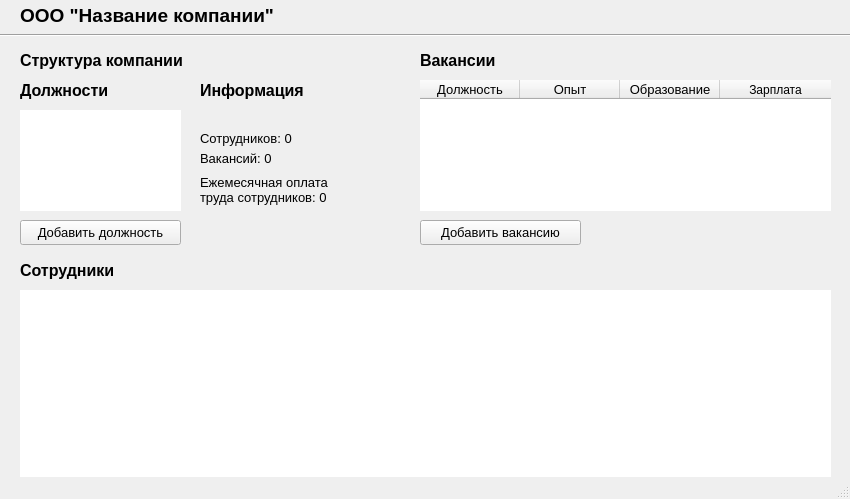
<?xml version="1.0" encoding="UTF-8"?>
<ui version="4.0">
 <class>MainWindow</class>
 <widget class="QMainWindow" name="MainWindow">
  <property name="geometry">
   <rect>
    <x>0</x>
    <y>0</y>
    <width>850</width>
    <height>499</height>
   </rect>
  </property>
  <property name="windowTitle">
   <string>MainWindow</string>
  </property>
  <widget class="QWidget" name="centralwidget">
   <widget class="QTableWidget" name="Employee_tableWidget">
    <property name="geometry">
     <rect>
      <x>20</x>
      <y>290</y>
      <width>811</width>
      <height>191</height>
     </rect>
    </property>
    <property name="font">
     <font>
      <family>Arial</family>
      <pointsize>10</pointsize>
     </font>
    </property>
    <property name="frameShape">
     <enum>QFrame::NoFrame</enum>
    </property>
    <property name="editTriggers">
     <set>QAbstractItemView::NoEditTriggers</set>
    </property>
    <property name="sortingEnabled">
     <bool>true</bool>
    </property>
    <property name="rowCount">
     <number>0</number>
    </property>
    <property name="columnCount">
     <number>6</number>
    </property>
    <attribute name="horizontalHeaderVisible">
     <bool>false</bool>
    </attribute>
    <attribute name="horizontalHeaderCascadingSectionResizes">
     <bool>true</bool>
    </attribute>
    <attribute name="horizontalHeaderDefaultSectionSize">
     <number>130</number>
    </attribute>
    <attribute name="horizontalHeaderHighlightSections">
     <bool>false</bool>
    </attribute>
    <attribute name="horizontalHeaderShowSortIndicator" stdset="0">
     <bool>false</bool>
    </attribute>
    <attribute name="horizontalHeaderStretchLastSection">
     <bool>true</bool>
    </attribute>
    <attribute name="verticalHeaderVisible">
     <bool>false</bool>
    </attribute>
    <attribute name="verticalHeaderCascadingSectionResizes">
     <bool>true</bool>
    </attribute>
    <attribute name="verticalHeaderHighlightSections">
     <bool>false</bool>
    </attribute>
    <column>
     <property name="text">
      <string>ФИО</string>
     </property>
    </column>
    <column>
     <property name="text">
      <string>Возраст</string>
     </property>
    </column>
    <column>
     <property name="text">
      <string>Должность</string>
     </property>
    </column>
    <column>
     <property name="text">
      <string>Образование</string>
     </property>
    </column>
    <column>
     <property name="text">
      <string>Опыт работы</string>
     </property>
    </column>
    <column>
     <property name="text">
      <string>Начало работы</string>
     </property>
    </column>
   </widget>
   <widget class="QLabel" name="cmp_name_label">
    <property name="geometry">
     <rect>
      <x>20</x>
      <y>0</y>
      <width>851</width>
      <height>31</height>
     </rect>
    </property>
    <property name="font">
     <font>
      <family>Arial</family>
      <pointsize>14</pointsize>
      <bold>true</bold>
     </font>
    </property>
    <property name="text">
     <string>ООО &quot;Название компании&quot;</string>
    </property>
   </widget>
   <widget class="QTableWidget" name="vac_tableWidget">
    <property name="geometry">
     <rect>
      <x>420</x>
      <y>80</y>
      <width>411</width>
      <height>131</height>
     </rect>
    </property>
    <property name="frameShape">
     <enum>QFrame::NoFrame</enum>
    </property>
    <property name="editTriggers">
     <set>QAbstractItemView::NoEditTriggers</set>
    </property>
    <property name="columnCount">
     <number>4</number>
    </property>
    <attribute name="horizontalHeaderCascadingSectionResizes">
     <bool>true</bool>
    </attribute>
    <attribute name="horizontalHeaderHighlightSections">
     <bool>false</bool>
    </attribute>
    <attribute name="horizontalHeaderShowSortIndicator" stdset="0">
     <bool>false</bool>
    </attribute>
    <attribute name="horizontalHeaderStretchLastSection">
     <bool>true</bool>
    </attribute>
    <attribute name="verticalHeaderVisible">
     <bool>false</bool>
    </attribute>
    <attribute name="verticalHeaderHighlightSections">
     <bool>false</bool>
    </attribute>
    <column>
     <property name="text">
      <string>Должность</string>
     </property>
     <property name="font">
      <font>
       <pointsize>10</pointsize>
      </font>
     </property>
    </column>
    <column>
     <property name="text">
      <string>Опыт</string>
     </property>
     <property name="font">
      <font>
       <pointsize>10</pointsize>
      </font>
     </property>
    </column>
    <column>
     <property name="text">
      <string>Образование</string>
     </property>
     <property name="font">
      <font>
       <pointsize>10</pointsize>
      </font>
     </property>
    </column>
    <column>
     <property name="text">
      <string>Зарплата</string>
     </property>
    </column>
   </widget>
   <widget class="QListWidget" name="poses_listWidget">
    <property name="geometry">
     <rect>
      <x>20</x>
      <y>110</y>
      <width>161</width>
      <height>101</height>
     </rect>
    </property>
    <property name="font">
     <font>
      <family>Arial</family>
      <pointsize>11</pointsize>
     </font>
    </property>
    <property name="contextMenuPolicy">
     <enum>Qt::CustomContextMenu</enum>
    </property>
    <property name="frameShape">
     <enum>QFrame::NoFrame</enum>
    </property>
    <property name="editTriggers">
     <set>QAbstractItemView::NoEditTriggers</set>
    </property>
   </widget>
   <widget class="QLabel" name="cmp_struct_label">
    <property name="geometry">
     <rect>
      <x>20</x>
      <y>50</y>
      <width>171</width>
      <height>21</height>
     </rect>
    </property>
    <property name="font">
     <font>
      <family>Arial</family>
      <pointsize>12</pointsize>
      <bold>true</bold>
     </font>
    </property>
    <property name="text">
     <string>Структура компании</string>
    </property>
   </widget>
   <widget class="QLabel" name="cmp_poses_name_label">
    <property name="geometry">
     <rect>
      <x>20</x>
      <y>80</y>
      <width>91</width>
      <height>21</height>
     </rect>
    </property>
    <property name="font">
     <font>
      <family>Arial</family>
      <pointsize>12</pointsize>
      <italic>false</italic>
      <bold>true</bold>
      <underline>false</underline>
     </font>
    </property>
    <property name="text">
     <string>Должности</string>
    </property>
   </widget>
   <widget class="QPushButton" name="add_pos_pushButton">
    <property name="geometry">
     <rect>
      <x>20</x>
      <y>220</y>
      <width>161</width>
      <height>25</height>
     </rect>
    </property>
    <property name="font">
     <font>
      <family>Arial</family>
      <pointsize>10</pointsize>
     </font>
    </property>
    <property name="text">
     <string>Добавить должность</string>
    </property>
   </widget>
   <widget class="QLabel" name="cmp_info_label">
    <property name="geometry">
     <rect>
      <x>200</x>
      <y>80</y>
      <width>111</width>
      <height>21</height>
     </rect>
    </property>
    <property name="font">
     <font>
      <family>Arial</family>
      <pointsize>12</pointsize>
      <bold>true</bold>
     </font>
    </property>
    <property name="text">
     <string>Информация</string>
    </property>
   </widget>
   <widget class="QLabel" name="emp_count_label">
    <property name="geometry">
     <rect>
      <x>200</x>
      <y>130</y>
      <width>101</width>
      <height>16</height>
     </rect>
    </property>
    <property name="font">
     <font>
      <family>Arial</family>
      <pointsize>10</pointsize>
     </font>
    </property>
    <property name="text">
     <string>Сотрудников: 0</string>
    </property>
   </widget>
   <widget class="QLabel" name="vac_count_label">
    <property name="geometry">
     <rect>
      <x>200</x>
      <y>150</y>
      <width>101</width>
      <height>16</height>
     </rect>
    </property>
    <property name="font">
     <font>
      <family>Arial</family>
      <pointsize>10</pointsize>
     </font>
    </property>
    <property name="text">
     <string>Вакансий: 0</string>
    </property>
   </widget>
   <widget class="QLabel" name="sal_count_label">
    <property name="geometry">
     <rect>
      <x>200</x>
      <y>170</y>
      <width>171</width>
      <height>41</height>
     </rect>
    </property>
    <property name="font">
     <font>
      <family>Arial</family>
      <pointsize>10</pointsize>
     </font>
    </property>
    <property name="text">
     <string>&lt;html&gt;&lt;head/&gt;&lt;body&gt;&lt;p&gt;Ежемесячная оплата&lt;br/&gt;труда сотрудников: 0&lt;/p&gt;&lt;/body&gt;&lt;/html&gt;</string>
    </property>
    <property name="textFormat">
     <enum>Qt::RichText</enum>
    </property>
    <property name="wordWrap">
     <bool>true</bool>
    </property>
   </widget>
   <widget class="QLabel" name="cmp_vac_label">
    <property name="geometry">
     <rect>
      <x>420</x>
      <y>50</y>
      <width>81</width>
      <height>21</height>
     </rect>
    </property>
    <property name="font">
     <font>
      <family>Arial</family>
      <pointsize>12</pointsize>
      <bold>true</bold>
     </font>
    </property>
    <property name="text">
     <string>Вакансии</string>
    </property>
   </widget>
   <widget class="QPushButton" name="add_vac_pushButton">
    <property name="geometry">
     <rect>
      <x>420</x>
      <y>220</y>
      <width>161</width>
      <height>25</height>
     </rect>
    </property>
    <property name="font">
     <font>
      <family>Arial</family>
      <pointsize>10</pointsize>
     </font>
    </property>
    <property name="text">
     <string>Добавить вакансию</string>
    </property>
   </widget>
   <widget class="Line" name="line">
    <property name="geometry">
     <rect>
      <x>-3</x>
      <y>25</y>
      <width>891</width>
      <height>20</height>
     </rect>
    </property>
    <property name="orientation">
     <enum>Qt::Horizontal</enum>
    </property>
   </widget>
   <widget class="QLabel" name="cmp_emp_label">
    <property name="geometry">
     <rect>
      <x>20</x>
      <y>260</y>
      <width>171</width>
      <height>21</height>
     </rect>
    </property>
    <property name="font">
     <font>
      <family>Arial</family>
      <pointsize>12</pointsize>
      <bold>true</bold>
     </font>
    </property>
    <property name="text">
     <string>Сотрудники</string>
    </property>
   </widget>
  </widget>
  <widget class="QMenuBar" name="menubar">
   <property name="geometry">
    <rect>
     <x>0</x>
     <y>0</y>
     <width>850</width>
     <height>25</height>
    </rect>
   </property>
  </widget>
  <widget class="QStatusBar" name="statusbar"/>
 </widget>
 <resources/>
 <connections/>
</ui>
